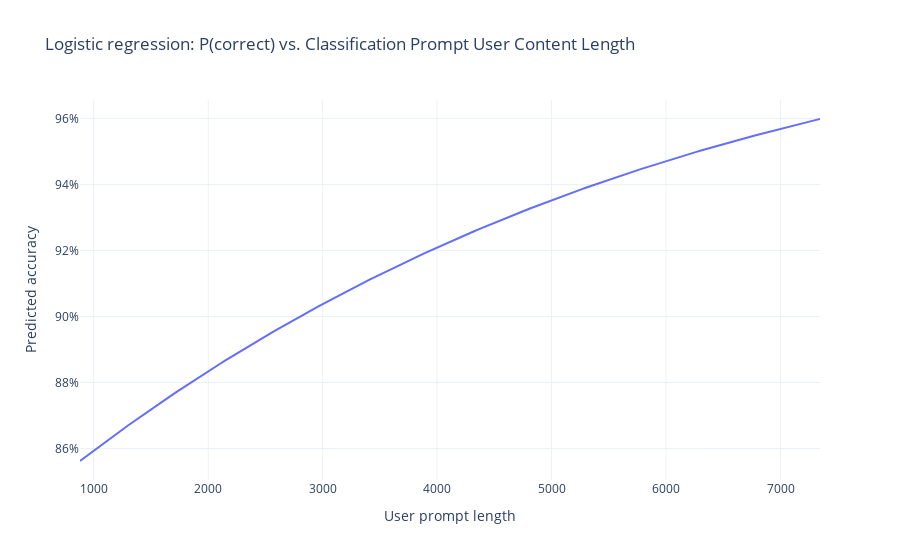

This figure's notebook cell:
### Code cell
import statsmodels.api as sm
import numpy as np
import plotly.graph_objects as go

X = sm.add_constant(df["classification_prompt_user_content_length"])
model = sm.Logit(df["is_correct"], X).fit(disp=False)

# predicted probability across range
length_seq = np.linspace(df["classification_prompt_user_content_length"].min(),
                         df["classification_prompt_user_content_length"].max(), 200)
pred = model.predict(sm.add_constant(length_seq))

fig = go.Figure()
fig.add_trace(go.Scatter(
    x=length_seq, y=pred, mode="lines",
    name="Predicted accuracy",
))
fig.update_layout(
    title="Logistic regression: P(correct) vs. Classification Prompt User Content Length",
    xaxis_title="User prompt length",
    yaxis=dict(title="Predicted accuracy", tickformat=".0%"),
    template="plotly_white"
)
fig.show()

print(model.summary().tables[1])  # see coefficient & p-value

### Figure 1 — Plotly figure (JSON) as saved in the notebook; plotly's stock layout.template omitted (floating-point values rounded to 4 significant figures; data arrays with more than 128 entries replaced by an {"elided": "..."} marker saying what was removed)
{"data": [{"mode": "lines", "name": "Predicted accuracy", "type": "scatter", "x": {"elided": "200 float values"}, "y": {"elided": "200 float values"}}], "layout": {"title": {"text": "Logistic regression: P(correct) vs. Classification Prompt User Content Length"}, "xaxis": {"title": {"text": "User prompt length"}}, "yaxis": {"tickformat": ".0%", "title": {"text": "Predicted accuracy"}}}}
